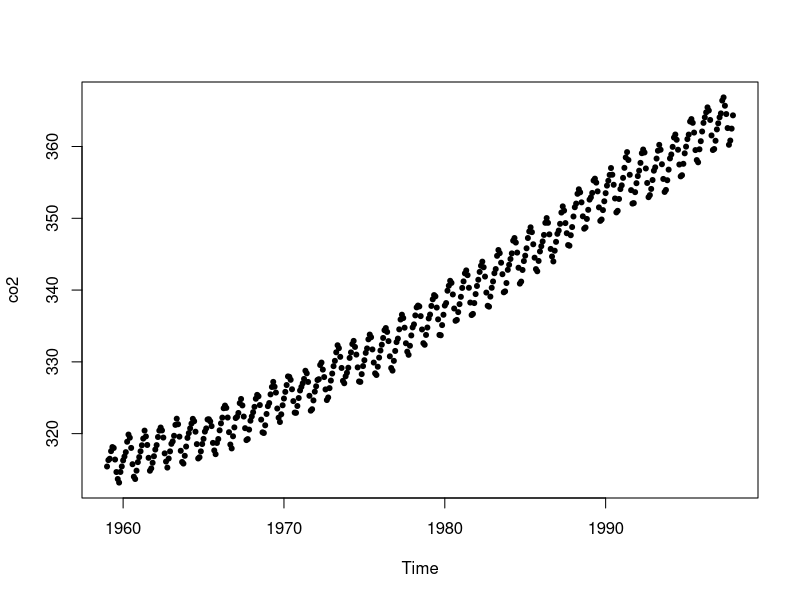
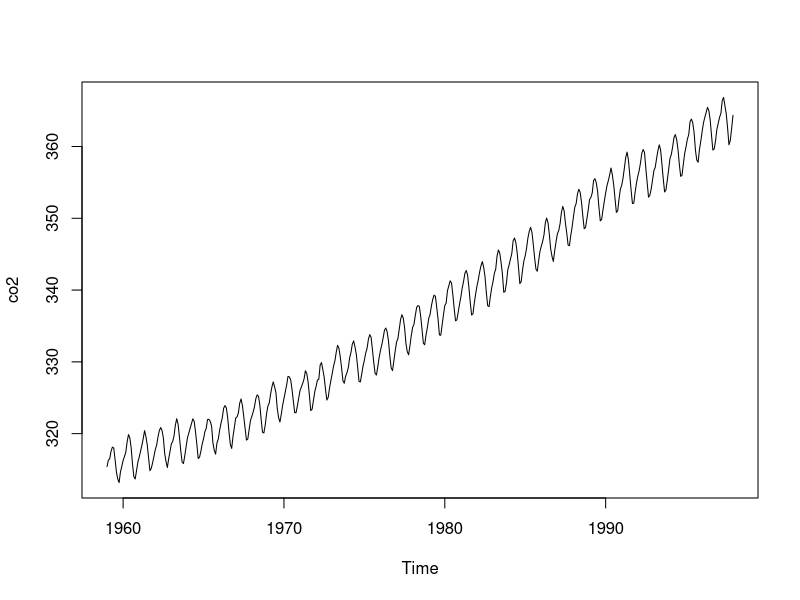

Generate these figures, in order, with R: (Note: this script raises an error after producing the figures.)
## ---- chunk 1
knitr::opts_chunk$set(echo = TRUE)
## ---- chunk 2
mean.custom=function(x) sum(x)/length(x)
## ---- chunk 3
mean.custom(1:10)
## ---- chunk 4
plot(co2, type="p", pch=20) #with points
## ---- chunk 5
plot(co2, type="l") #with a line
## ---- chunk 6
knitr::include_graphics("images/if.png")
## ---- chunk 7
answer=5.5
if (answer==mean(1:10)) print("you are correct")
## ---- chunk 8
answer=5
if (answer==mean(1:10)) print("you are correct")
## ---- chunk 9
knitr::include_graphics("images/if-else.png")
## ---- chunk 10
answer=5.5
if (answer==mean(1:10)) print("you are correct") else print("you are incorrect")
## ---- chunk 11
answer=5
if (answer==mean(1:10)) print("you are correct") else print("you are incorrect")
## ---- chunk 12
mean.1to10=function(answer) {if (answer==mean(1:10)) print("you are correct") else print("you are incorrect")}
## ---- chunk 13
mean.1to10(answer=5.5)
mean.1to10(answer=5)
## ---- chunk 14
average=function(x, type="arithmetic"){
  if(type=="arithmetic") sum(x)/length(x)
  else if(type=="geometric") prod(x)^(1/length(x))
}
## ---- chunk 15
average(1:10, type="arithmetic")
average(1:10, type="geometric")
## ---- chunk 16
average(1:10)
## ---- chunk 17
average(1:10, type="median")
## ---- chunk 18
average=function(x, type="arithmetic"){
  if(type=="arithmetic") sum(x)/length(x)
  else if (type=="geometric") prod(x)^(1/length(x))
  else "we can't handle that type of average"
}
## ---- chunk 19
average(1:10, type="median")
## ---- chunk 20
se=function(x) sqrt(var(x)/length(x))
se(1:10)
## ---- chunk 21
se=function(x, na.rm=F) {
  if(na.rm==F) sqrt(var(x)/length(x))
  else if (na.rm==T) sqrt(var(x[is.na(x)==F])/length(x[is.na(x)==F]))
}
## ---- chunk 22
means=tapply(iris$Petal.Length, iris$Species, mean)
ses=tapply(iris$Petal.Length, iris$Species, se)
means
ses
## ---- chunk 23
p=barplot(means, ylim=c(0,6), las=1, ylab="Petal Length")
arrows(p, means+ses, p, means-ses, code=3, angle=90)
